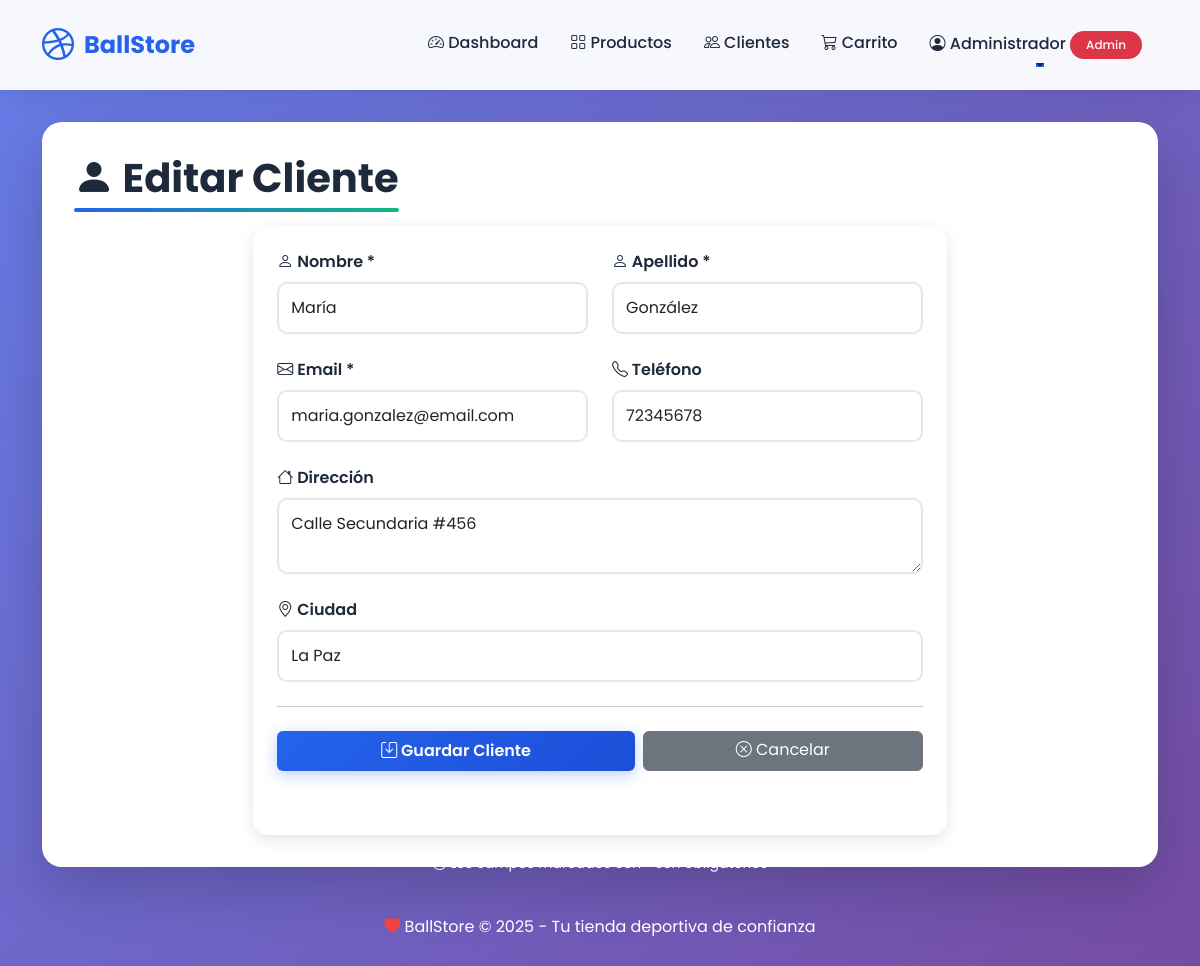
Page /?controller=cliente&action=edit&id=2 (signed in) on the committed database.
### tables this page shows
CREATE TABLE IF NOT EXISTS cliente (
    id INT AUTO_INCREMENT PRIMARY KEY,
    nombre VARCHAR(150) NOT NULL,
    apellido VARCHAR(150) NOT NULL,
    email VARCHAR(200) NOT NULL UNIQUE,
    telefono VARCHAR(20) NULL,
    direccion TEXT NULL,
    ciudad VARCHAR(100) NULL,
    fecha_registro TIMESTAMP DEFAULT CURRENT_TIMESTAMP,
    fecha_actualizacion TIMESTAMP DEFAULT CURRENT_TIMESTAMP ON UPDATE CURRENT_TIMESTAMP
);

### controller/cliente.php (called while the page is built, shortened)
<?php
require_once 'model/cliente.php';
class clienteController
{
    public function __construct()
    {
        $this->clienteObj = new Cliente();
    }
    public function edit($id = null)
    {
        $this->page_title = 'Editar Cliente';
        if (isset($_GET["id"]))
            $id = $_GET["id"];
        return $this->clienteObj->getClienteById($id);
    }
}
?>

### model/db.php (called while the page is built, shortened)
<?php
class Db {
    public function __construct() {
        try {
            $connectionString = "mysql:host=".DB_HOST.";dbname=".DB.";charset=utf8";
            $this->conection = new PDO($connectionString, DB_USER, DB_PASS);
        } catch(PDOException $e) {
            die("Error de conexión: " . $e->getMessage());
        }
    }
}
?>

### model/cliente.php (called while the page is built, shortened)
<?php
class Cliente {
    private $table = 'cliente';
    private $conection;
    public function getConection(){
        $dbObj = new Db();
        $this->conection = $dbObj->conection;
    }
    public function getClienteById($id){
        $sql = "SELECT * FROM ".$this->table." WHERE id = ?";
        $stmt = $this->conection->prepare($sql);
        $stmt->execute([$id]);
        return $stmt->fetch();
    }
}
?>

### view/edit_cliente.php (the view, shortened to what this page needs)
<h1 class="page-title">
    <i class="bi bi-person-fill"></i> <?php echo $controller->page_title; ?>
</h1>
<div class="row">
    <div class="col-lg-8 mx-auto">
        <div class="card">
            <div class="card-body p-4">
                <form action="?controller=cliente&action=save" method="POST" class="needs-validation" novalidate>
                    <div class="row">
                        <div class="col-md-6 mb-4">
                            <label for="nombre" class="form-label">
                                <i class="bi bi-person"></i> Nombre *
                            </label>
                            <input type="text"
                                   class="form-control"
                                   id="nombre"
                                   name="nombre"
                                   value="<?php echo isset($dataToView["data"]["nombre"]) ? htmlspecialchars($dataToView["data"]["nombre"]) : ''; ?>"
                                   placeholder="Juan"
                                   required>
                        </div>
                        <div class="col-md-6 mb-4">
                            <label for="apellido" class="form-label">
                                <i class="bi bi-person"></i> Apellido *
                            </label>
                            <input type="text"
                                   class="form-control"
                                   id="apellido"
                                   name="apellido"
                                   value="<?php echo isset($dataToView["data"]["apellido"]) ? htmlspecialchars($dataToView["data"]["apellido"]) : ''; ?>"
                                   placeholder="Pérez"
                                   required>
                        </div>
                    </div>
                    <div class="row">
                        <div class="col-md-6 mb-4">
                            <label for="email" class="form-label">
                                <i class="bi bi-envelope"></i> Email *
                            </label>
                            <input type="email"
                                   class="form-control"
                                   id="email"
                                   name="email"
                                   value="<?php echo isset($dataToView["data"]["email"]) ? htmlspecialchars($dataToView["data"]["email"]) : ''; ?>"
                                   placeholder="correo@ejemplo.com"
                                   required>
                        </div>
                        <div class="col-md-6 mb-4">
                            <label for="telefono" class="form-label">
                                <i class="bi bi-telephone"></i> Teléfono
                            </label>
                            <input type="tel"
                                   class="form-control"
                                   id="telefono"
                                   name="telefono"
                                   value="<?php echo isset($dataToView["data"]["telefono"]) ? htmlspecialchars($dataToView["data"]["telefono"]) : ''; ?>"
                                   placeholder="71234567">
                        </div>
                    </div>
                    <div class="mb-4">
                        <label for="direccion" class="form-label">
                            <i class="bi bi-house"></i> Dirección
                        </label>
                        <textarea class="form-control"
                                  id="direccion"
                                  name="direccion"
                                  rows="2"
                                  placeholder="Av. Principal #123"><?php echo isset($dataToView["data"]["direccion"]) ? htmlspecialchars($dataToView["data"]["direccion"]) : ''; ?></textarea>
                    </div>
                    <div class="mb-4">
                        <label for="ciudad" class="form-label">
                            <i class="bi bi-geo-alt"></i> Ciudad
                        </label>
                        <input type="text"
                               class="form-control"
                               id="ciudad"
                               name="ciudad"
                               value="<?php echo isset($dataToView["data"]["ciudad"]) ? htmlspecialchars($dataToView["data"]["ciudad"]) : ''; ?>"
                               placeholder="La Paz">
                    </div>
                    <hr class="my-4">
                    <div class="d-flex gap-2">
                        <button type="submit" class="btn btn-primary flex-fill">
                            <i class="bi bi-save"></i> Guardar Cliente
                        </button>
                        <a href="?controller=cliente&action=list" class="btn btn-secondary flex-fill">
                            <i class="bi bi-x-circle"></i> Cancelar
                        </a>
                    </div>
                </form>
            </div>
        </div>
        <div class="text-center mt-3">
            <small class="text-white">
                <i class="bi bi-info-circle"></i> Los campos marcados con * son obligatorios
            </small>
        </div>
    </div>
</div>

### view/template/header.php (style rules this page uses)
:root { --primary-color: #2563eb; --secondary-color: #10b981; --accent-color: #f59e0b; --dark-color: #1e293b; --light-color: #f8fafc; --danger-color: #ef4444; }
* { margin: 0; padding: 0; box-sizing: border-box; }
body { font-family: 'Poppins', sans-serif; background: linear-gradient(135deg, #667eea 0%, #764ba2 100%); min-height: 100vh; padding-bottom: 50px; }
.btn-primary { background: linear-gradient(135deg, var(--primary-color), #1d4ed8); border: none; padding: 0.5rem 1.5rem; font-weight: 600; transition: all 0.3s ease; box-shadow: 0 4px 15px rgba(37, 99, 235, 0.3); }
.page-title { color: var(--dark-color); font-weight: 700; margin-bottom: 1.5rem; position: relative; display: inline-block; }
.page-title::after { content: ''; position: absolute; width: 100%; height: 4px; background: linear-gradient(90deg, var(--primary-color), var(--secondary-color)); bottom: -10px; left: 0; border-radius: 2px; }
.card { border: none; border-radius: 15px; overflow: hidden; transition: all 0.3s ease; box-shadow: 0 5px 15px rgba(0, 0, 0, 0.1); height: 100%; }
.card-body { padding: 1.5rem; }
.form-control, .form-select { border-radius: 10px; border: 2px solid #e2e8f0; padding: 0.75rem; transition: all 0.3s ease; }
.form-label { font-weight: 600; color: var(--dark-color); margin-bottom: 0.5rem; }

### rows in the picture
cliente: nombre "María", apellido "González", email "maria.gonzalez@email.com", telefono "72345678", direccion "Calle Secundaria #456", ciudad "La Paz"

### other values in the picture
constant("SITE_NAME") "BallStore"
$_SESSION['user_name'] "Administrador"
$_SESSION['user_role'] "Admin"
$controller->page_title "Editar Cliente"
constant("SITE_SLOGAN") "Tu tienda deportiva de confianza"
